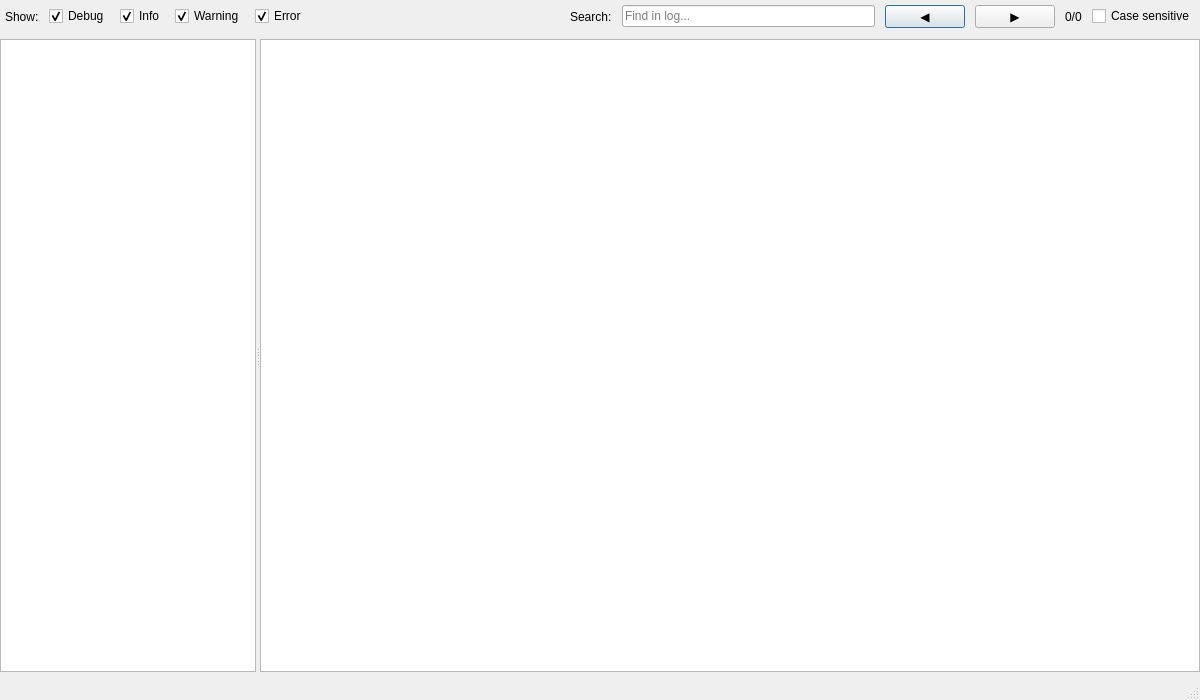
<?xml version="1.0" encoding="UTF-8"?>
<ui version="4.0">
 <class>LogViewer</class>
 <widget class="QDialog" name="LogViewer">
  <property name="geometry">
   <rect>
    <x>0</x>
    <y>0</y>
    <width>1200</width>
    <height>700</height>
   </rect>
  </property>
  <property name="windowTitle">
   <string>Log Viewer</string>
  </property>
  <layout class="QVBoxLayout" name="verticalLayout_main">
   <property name="leftMargin">
    <number>0</number>
   </property>
   <property name="topMargin">
    <number>0</number>
   </property>
   <property name="rightMargin">
    <number>0</number>
   </property>
   <property name="bottomMargin">
    <number>0</number>
   </property>
   <item>
    <layout class="QHBoxLayout" name="topLayout">
     <property name="spacing">
      <number>10</number>
     </property>
     <property name="leftMargin">
      <number>5</number>
     </property>
     <property name="topMargin">
      <number>5</number>
     </property>
     <property name="rightMargin">
      <number>5</number>
     </property>
     <property name="bottomMargin">
      <number>5</number>
     </property>
     <item>
      <widget class="QLabel" name="filterLabel">
       <property name="text">
        <string>Show:</string>
       </property>
      </widget>
     </item>
     <item>
      <widget class="QCheckBox" name="debugCheckbox">
       <property name="text">
        <string>Debug</string>
       </property>
       <property name="checked">
        <bool>true</bool>
       </property>
      </widget>
     </item>
     <item>
      <widget class="QCheckBox" name="infoCheckbox">
       <property name="text">
        <string>Info</string>
       </property>
       <property name="checked">
        <bool>true</bool>
       </property>
      </widget>
     </item>
     <item>
      <widget class="QCheckBox" name="warningCheckbox">
       <property name="text">
        <string>Warning</string>
       </property>
       <property name="checked">
        <bool>true</bool>
       </property>
      </widget>
     </item>
     <item>
      <widget class="QCheckBox" name="errorCheckbox">
       <property name="text">
        <string>Error</string>
       </property>
       <property name="checked">
        <bool>true</bool>
       </property>
      </widget>
     </item>
     <item>
      <spacer name="horizontalSpacer">
       <property name="orientation">
        <enum>Qt::Orientation::Horizontal</enum>
       </property>
       <property name="sizeHint" stdset="0">
        <size>
         <width>40</width>
         <height>20</height>
        </size>
       </property>
      </spacer>
     </item>
     <item>
      <widget class="QLabel" name="searchLabel">
       <property name="text">
        <string>Search:</string>
       </property>
      </widget>
     </item>
     <item>
      <widget class="QLineEdit" name="searchInput">
       <property name="placeholderText">
        <string>Find in log...</string>
       </property>
      </widget>
     </item>
     <item>
      <widget class="QPushButton" name="searchPrevButton">
       <property name="toolTip">
        <string>Previous match</string>
       </property>
       <property name="text">
        <string>◀</string>
       </property>
      </widget>
     </item>
     <item>
      <widget class="QPushButton" name="searchNextButton">
       <property name="toolTip">
        <string>Next match</string>
       </property>
       <property name="text">
        <string>▶</string>
       </property>
      </widget>
     </item>
     <item>
      <widget class="QLabel" name="searchCounterLabel">
       <property name="text">
        <string>0/0</string>
       </property>
      </widget>
     </item>
     <item>
      <widget class="QCheckBox" name="caseSensitiveCheckbox">
       <property name="text">
        <string>Case sensitive</string>
       </property>
      </widget>
     </item>
    </layout>
   </item>
   <item>
    <widget class="QSplitter" name="mainSplitter">
     <property name="sizePolicy">
      <sizepolicy hsizetype="Expanding" vsizetype="Expanding">
       <horstretch>0</horstretch>
       <verstretch>0</verstretch>
      </sizepolicy>
     </property>
     <property name="orientation">
      <enum>Qt::Orientation::Horizontal</enum>
     </property>
     <widget class="QListWidget" name="fileListWidget"/>
     <widget class="QPlainTextEdit" name="contentViewer">
      <property name="sizePolicy">
       <sizepolicy hsizetype="Expanding" vsizetype="Expanding">
        <horstretch>100</horstretch>
        <verstretch>0</verstretch>
       </sizepolicy>
      </property>
      <property name="lineWrapMode">
       <enum>QPlainTextEdit::LineWrapMode::NoWrap</enum>
      </property>
      <property name="readOnly">
       <bool>true</bool>
      </property>
     </widget>
    </widget>
   </item>
   <item>
    <widget class="QStatusBar" name="statusBar"/>
   </item>
  </layout>
 </widget>
 <resources/>
 <connections/>
</ui>
